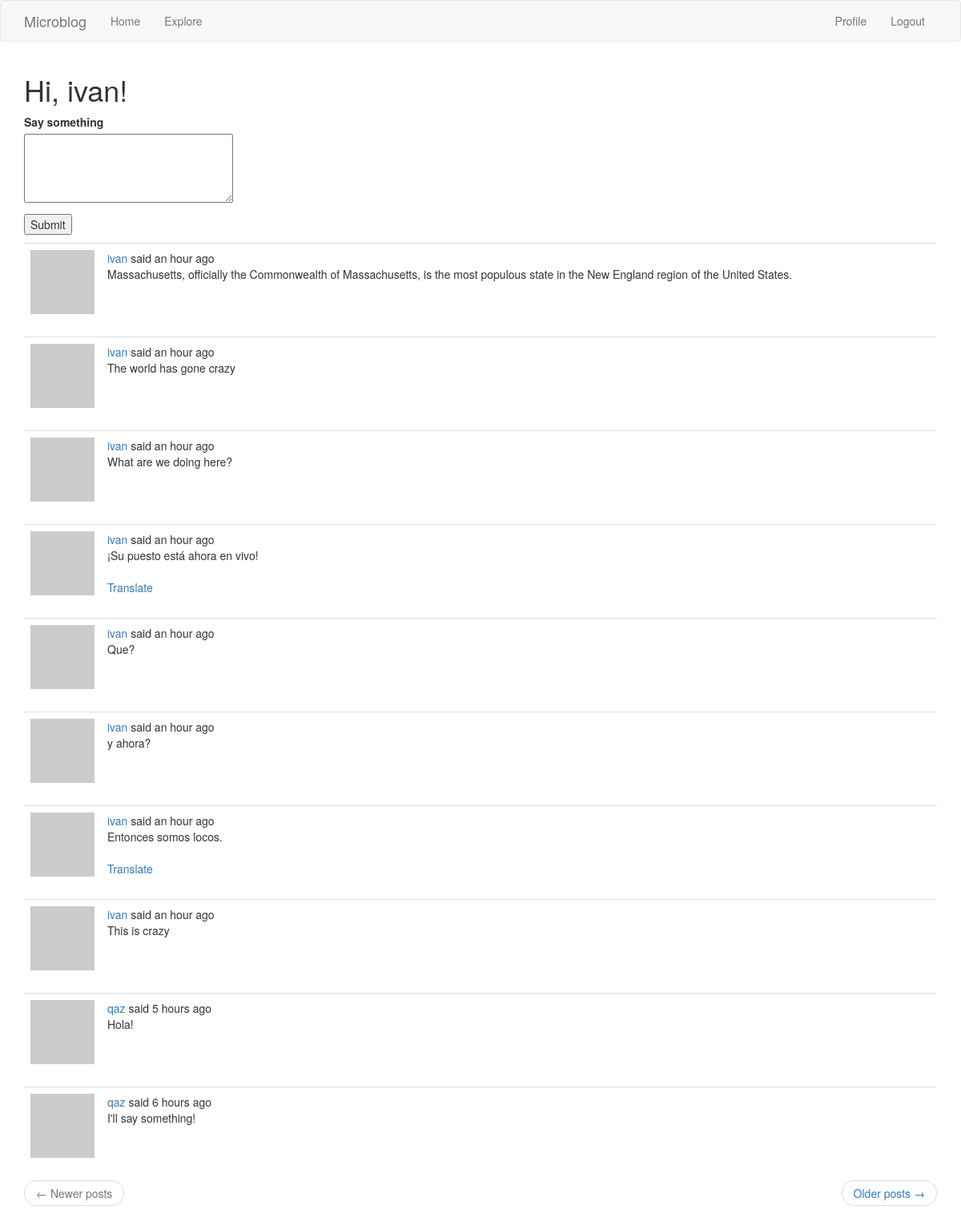
Page /index (signed in) on the committed database.
### app/models.py (models this page shows, shortened)
class User(UserMixin, db.Model):
    id = db.Column(db.Integer, primary_key=True)
    username = db.Column(db.String(64), index=True, unique=True)
    email = db.Column(db.String(120), index=True, unique=True)
    password_hash = db.Column(db.String(128))
    posts = db.relationship('Post', backref='author', lazy='dynamic')
    about_me = db.Column(db.String(140))
    last_seen = db.Column(db.DateTime, default=datetime.utcnow)
    followed = db.relationship(
        'User',
        secondary=followers,
        primaryjoin=(followers.c.follower_id == id),
        secondaryjoin=(followers.c.followed_id == id),
        backref=db.backref('followers', lazy='dynamic'),
        lazy='dynamic'
    )
    def avatar(self, size):
        lower_email = str(self.email).lower()
        digest = md5(lower_email.encode('utf-8')).hexdigest()
        return 'https://www.gravatar.com/avatar/{}?d=identicon&s={}'.format(digest, size)
    def followed_posts(self):
        followed = Post.query \
            .join(followers, (followers.c.followed_id == Post.user_id)) \
            .filter(followers.c.follower_id == self.id)
        own = Post.query \
            .filter_by(user_id = self.id)
        return followed.union(own).order_by(Post.timestamp.desc())

class Post(db.Model):
    id = db.Column(db.Integer, primary_key=True)
    body = db.Column(db.String(140))
    language = db.Column(db.String(5))
    timestamp = db.Column(db.DateTime, index=True, default=datetime.utcnow)
    user_id = db.Column(db.Integer, db.ForeignKey('user.id'))

### app/routes.py (the view, shortened to what this page needs)
@app.route('/', methods=['GET', 'POST'])
@app.route('/index', methods=['GET', 'POST'])
@login_required
def index():
    form = PostForm()
    page = request.args.get('page', 1, type=int)
    posts = current_user.followed_posts().paginate(
        page, app.config['POSTS_PER_PAGE'], False)
    next_url = url_for('index', page=posts.next_num) if posts.has_next else None
    prev_url = url_for('index', page=posts.prev_num) if posts.has_prev else None
    return render_template('index.jinja', title='Home', form=form,
                           posts=posts.items, next_url=next_url,
                           prev_url=prev_url)

### app/forms.py
class PostForm(FlaskForm):
    post = TextAreaField(_l('Say something'), validators=[
        DataRequired(), Length(min=1, max=140)])
    submit = SubmitField(_l('Submit'))

### app/models.py (called while the page is built)
@login.user_loader
def load_user(user_id):
    return User.query.get(int(user_id))

### app/routes.py (called while the page is built)
@app.before_request
def before_request():
    if current_user.is_authenticated:
        current_user.last_seen = datetime.utcnow()
        db.session.commit()
    g.locale = str(get_locale())

### app/templates/index.jinja (shortened to what this page needs)
{% extends "base.jinja" %}
{% block app_content %}
    <h1>{{ _('Hi, ') }} {{ current_user.username }}!</h1>
    {% if form %}
        <form action="" method="post">
            <p>
                {{ form.post.label }}<br>
                {{ form.post(cols=32, rows=4) }}<br>
            </p>
            <p>{{ form.submit() }}</p>
        </form>
    {% endif %}
    {% for post in posts %}
        {% include '_post.jinja' %}
    {% endfor %}
    <nav aria-label="...">
        <ul class="pager">
            <li class="previous{% if not prev_url %} disabled{% endif %}">
                <a href="{{ prev_url or '#' }}">
                    <span aria-hidden="true">&larr;</span>
                    {{ _('Newer posts') }}
                </a>
            </li>
            <li class="next{% if not next_url %} disabled{% endif %}">
                <a href="{{ next_url or '#' }}">
                    {{ _('Older posts') }} <span aria-hidden="true">&rarr;</span>
                </a>
            </li>
        </ul>
    </nav>
{% endblock %}

### app/templates/_post.jinja (shortened to what this page needs)
    <table class="table table-hover">
        <tr>
            <td width="70px">
                <a href="{{ url_for('user', username=post.author.username) }}">
                    <img src="{{ post.author.avatar(70) }}" />
                </a>
            </td>
            <td>
                {{ _('%(username)s said %(when)s',
                    username=user_link, when=moment(post.timestamp).fromNow()) }}
                <br>
                <span id="post{{ post.id }}">{{ post.body }}</span>
                {% if post.language and post.language != g.locale %}
                <br><br>
                <span id="translation{{ post.id }}">
                    <a href="javascript:translate(
                                '#post{{ post.id }}',
                                '#translation{{ post.id }}',
                                '{{ post.language }}',
                                '{{ g.locale }}');">{{ _('Translate') }}</a>
                </span>
                {% endif %}
            </td>
        </tr>
    </table>

### rows in the picture
User: username "ivan"
Post: body "Massachusetts, officially the Commonwealth of Massachusetts, is the most populous state in the New England region of the United States."
Post: body "The world has gone crazy"
Post: body "What are we doing here?"
Post: body "¡Su puesto está ahora en vivo!"
Post: body "Que?"
Post: body "y ahora?"
Post: body "Entonces somos locos."
Post: body "This is crazy"
Post: body "Hola!"
Post: body "I'll say something!"
